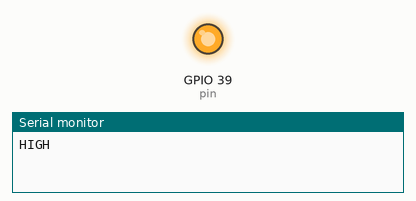
Recording of a sketch running on a simulated ESP32. On the bench: output pins drawn as LEDs (lit = HIGH), the last lines printed to the serial monitor.

Above: at 1.0 s.
At 3.0 s:
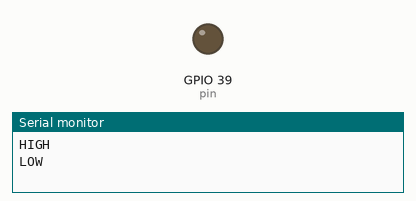
Timing chart, 0 to 5.2 s (numbered marks = the images above):
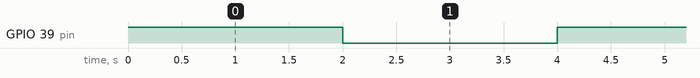

Measured:
- by itself, GPIO 39 (pin): alternates HIGH for 2.0 s and LOW for 2.0 s

The sketch:

pintest.ino
```cpp
const int pin = 39;

void setup() {
  pinMode(pin, OUTPUT);
  Serial.begin(115200);
}

void loop() {
  digitalWrite(pin, HIGH);
  Serial.println("HIGH");
  delay(2000);
  digitalWrite(pin, LOW);
  Serial.println("LOW");
  delay(2000);
}
```
